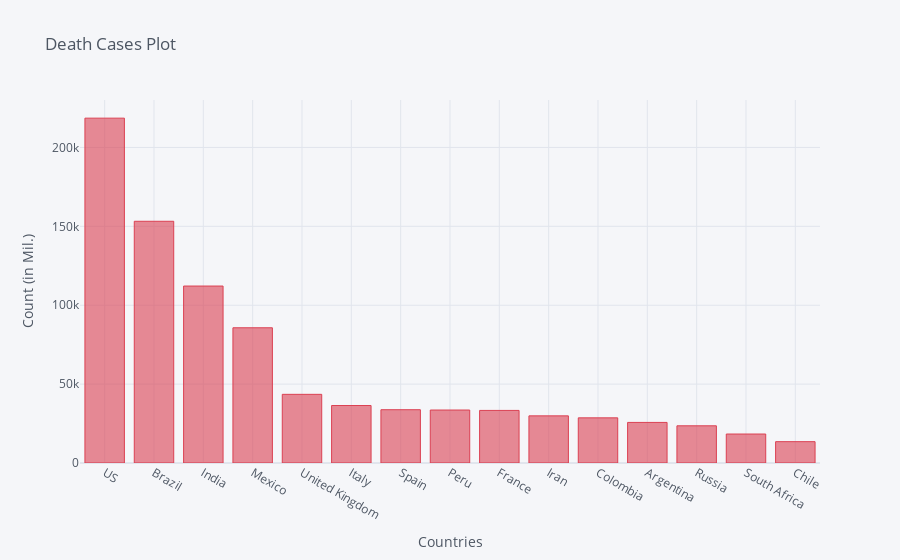

Notebook source saved alongside this figure:
### Code cell
death_df2_plot.iplot(kind='bar', x='Country/Region', y='10/16/20',color='red',
                    title='Death Cases Plot',xTitle='Countries',yTitle='Count (in Mil.)')

### Figure 1 — Plotly figure (JSON) as saved in the notebook; plotly's stock layout.template omitted (floating-point values rounded to 4 significant figures)
{"data": [{"marker": {"color": "rgba(219, 64, 82, 0.6)", "line": {"color": "rgba(219, 64, 82, 1.0)", "width": 1}}, "name": "10/16/20", "orientation": "v", "text": "", "type": "bar", "x": ["US", "Brazil", "India", "Mexico", "United Kingdom", "Italy", "Spain", "Peru", "France", "Iran", "Colombia", "Argentina", "Russia", "South Africa", "Chile"], "y": [218575, 153214, 112161, 85704, 43519, 36427, 33775, 33577, 33325, 29870, 28616, 25723, 23580, 18370, 13529]}], "layout": {"legend": {"bgcolor": "#F5F6F9", "font": {"color": "#4D5663"}}, "paper_bgcolor": "#F5F6F9", "plot_bgcolor": "#F5F6F9", "title": {"font": {"color": "#4D5663"}, "text": "Death Cases Plot"}, "xaxis": {"gridcolor": "#E1E5ED", "showgrid": true, "tickfont": {"color": "#4D5663"}, "title": {"font": {"color": "#4D5663"}, "text": "Countries"}, "zerolinecolor": "#E1E5ED"}, "yaxis": {"gridcolor": "#E1E5ED", "showgrid": true, "tickfont": {"color": "#4D5663"}, "title": {"font": {"color": "#4D5663"}, "text": "Count (in Mil.)"}, "zerolinecolor": "#E1E5ED"}}}
